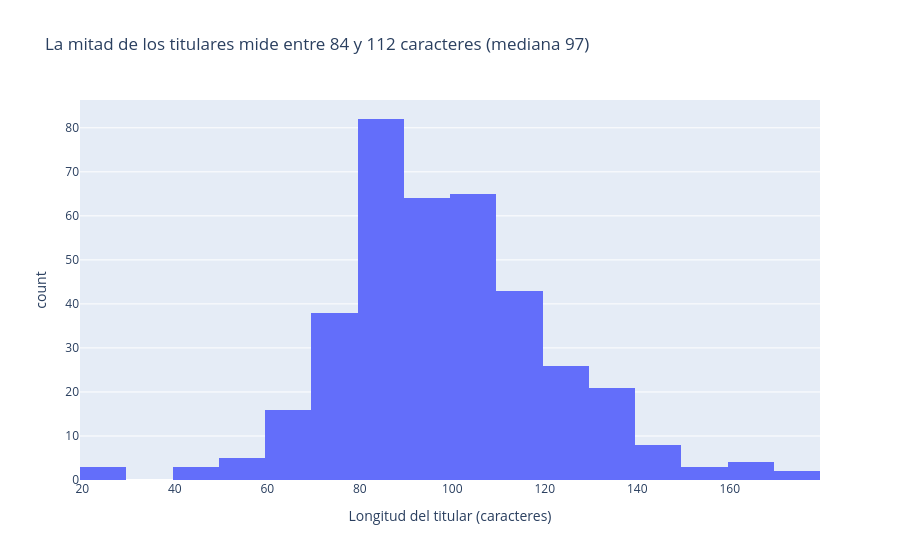

Notebook source saved alongside this figure:
### Code cell
df["largo"] = df["titular"].str.len()
q1, med, q3 = df["largo"].quantile([.25, .5, .75]).astype(int)
fig3 = px.histogram(df, x="largo", nbins=30,
                    title=f"La mitad de los titulares mide entre {q1} y {q3} caracteres (mediana {med})",
                    labels={"largo": "Longitud del titular (caracteres)"})
fig3.show()
df.groupby("etiqueta")["largo"].describe().round(1)

### Figure 1 — Plotly figure (JSON) as saved in the notebook; plotly's stock layout.template omitted (floating-point values rounded to 4 significant figures; data arrays with more than 128 entries replaced by an {"elided": "..."} marker saying what was removed)
{"data": [{"bingroup": "x", "hovertemplate": "Longitud del titular (caracteres)=%{x}<br>count=%{y}<extra></extra>", "legendgroup": "", "marker": {"color": "#636efa", "pattern": {"shape": ""}}, "name": "", "nbinsx": 30, "orientation": "v", "showlegend": false, "type": "histogram", "x": {"elided": "383 int values"}, "xaxis": "x", "yaxis": "y"}], "layout": {"barmode": "relative", "legend": {"tracegroupgap": 0}, "title": {"text": "La mitad de los titulares mide entre 84 y 112 caracteres (mediana 97)"}, "xaxis": {"anchor": "y", "domain": [0.0, 1.0], "title": {"text": "Longitud del titular (caracteres)"}}, "yaxis": {"anchor": "x", "domain": [0.0, 1.0], "title": {"text": "count"}}}}
